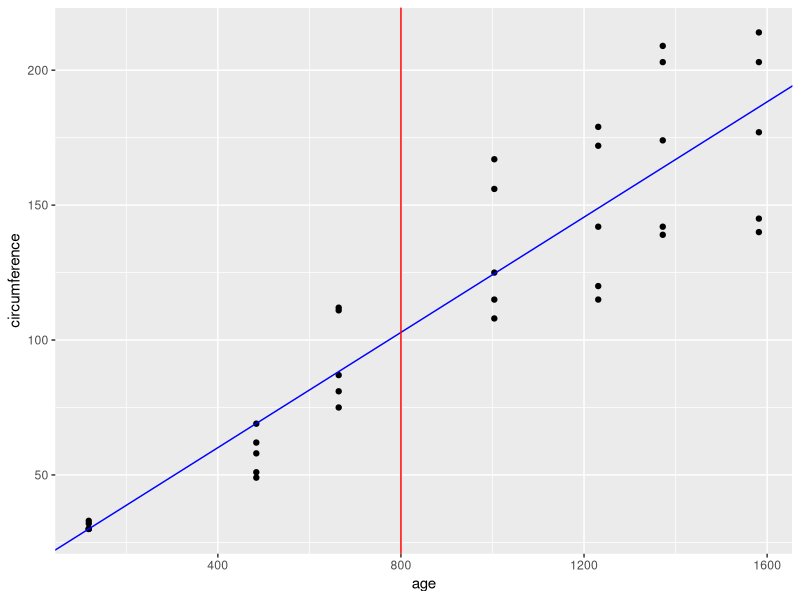

Source code (R):

library(tidyverse)
data("Orange") #cargar datos al entorno
head(Orange) #mostrar datos en consola

#pregunta
#Cuanto medira la circunferencias, en promedio,
#de un arbol de narajas a los 800 dias de plantarlo

#regresa pendiente y intercepto
lm(circumference~age,data=Orange)



Orange %>% 
  ggplot(aes(x=age,
             y=circumference))+
  geom_point()+
  geom_abline(intercept = 17.3997,
              slope=.1068,
              col='blue')+
  geom_vline(xintercept=800,#linea vertical en un punto en x
             col='red')
  

dias<-.1068*800+17.3997
print(dias)

